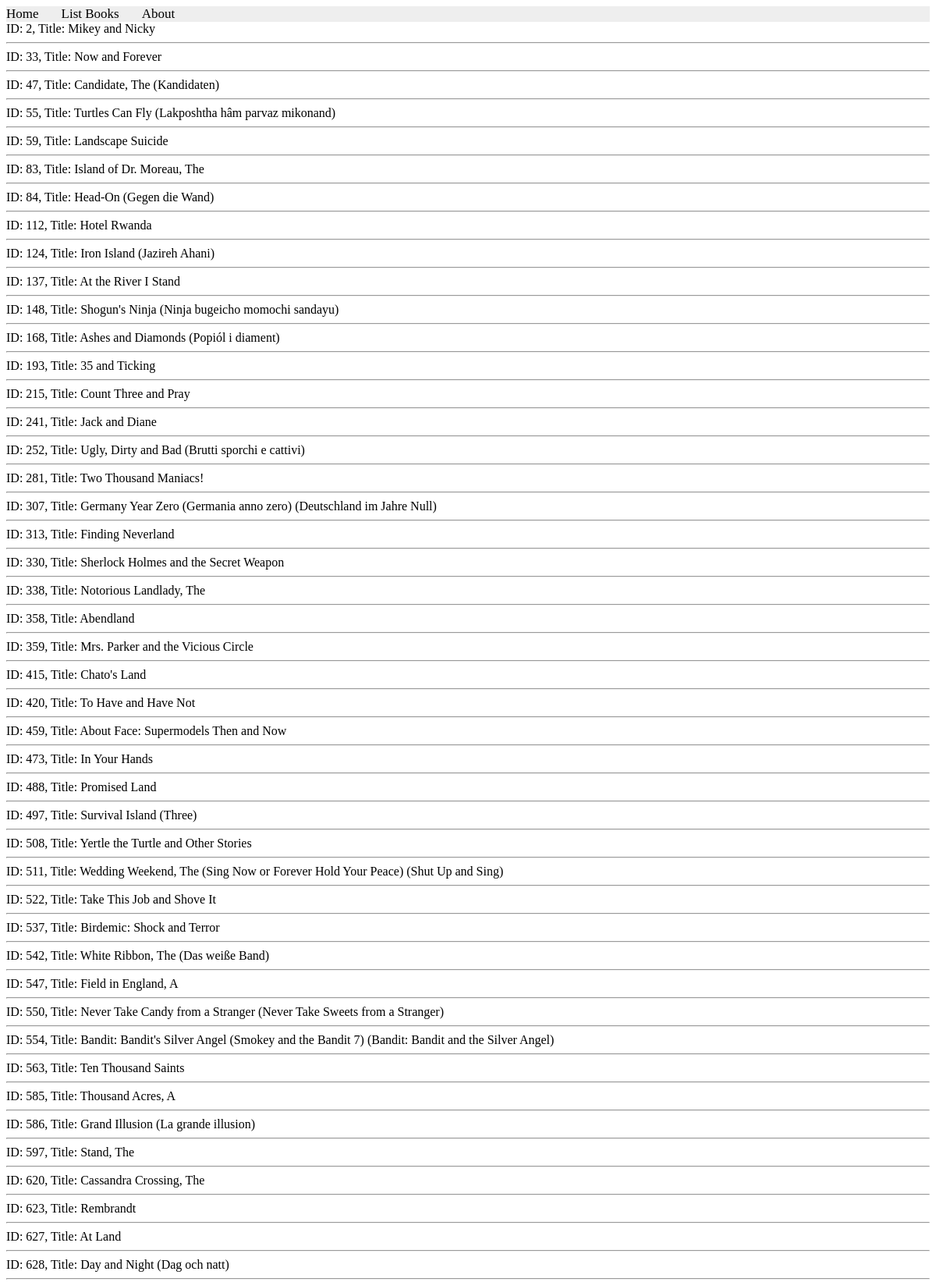
The page /books/simple/query (upper part) on the database its author committed.
### apps/bookmodule/models.py (models this page shows)
class Book(models.Model):
    title = models.CharField(max_length = 50)
    author = models.CharField(max_length = 50)
    price = models.FloatField(default = 0.0)
    edition = models.SmallIntegerField(default = 1)

### apps/bookmodule/views.py (the view)
# urls.py: path('simple/query', views.simple_query, name="books.simple_query"),
def simple_query(request):
    mybooks=Book.objects.filter(title__icontains='and')
    return render(request, 'bookmodule/bookList.html', {'books':mybooks})

### apps/templates/bookmodule/BookList.html (shortened to what this page needs)
{%extends "layouts/base.html"%}
{% load static %}
{%block content%}
{% for obj in books %}
    ID: {{obj.id}}, Title: {{obj.title}}
    <hr>
{% endfor %}
{%endblock content%}

### apps/templates/layouts/base.html (shortened to what this page needs)
<!DOCTYPE html>
<html>
{% load static %}
<head>
  <link rel="stylesheet" href="{% static 'styles.css' %}">
  <link rel="stylesheet" href="https://cdnjs.cloudflare.com/ajax/libs/font-awesome/4.7.0/css/font-awesome.min.css">
</head>
<body>
    {% include "includes/header.html" %}
    {% block content %} {% endblock content %}
</body>
</html>

### apps/templates/includes/header.html
<div class="topnav">
    <a href="{% url "books.index" %}">Home</a>
    <a href="{% url "books.list_books" %}">List Books</a>
    <a href="{% url "books.aboutus" %}">About</a>
</div>

### apps/static/styles.css (style rules this page uses)
.topnav { background-color: #eeeeee; width: 100%; }
.topnav a { color: #000000; text-align: center; margin-right: 25px; text-decoration: none; font-size: 17px; }

### rows shown on the page
Book: id "2", title "Mikey and Nicky"
Book: id "33", title "Now and Forever"
Book: id "47", title "Candidate, The (Kandidaten)"
Book: id "55", title "Turtles Can Fly (Lakposhtha hâm parvaz mikonand)"
Book: id "59", title "Landscape Suicide"
Book: id "83", title "Island of Dr. Moreau, The"
Book: id "84", title "Head-On (Gegen die Wand)"
Book: id "112", title "Hotel Rwanda"
Book: id "124", title "Iron Island (Jazireh Ahani)"
Book: id "137", title "At the River I Stand"
Book: id "148", title "Shogun's Ninja (Ninja bugeicho momochi sandayu)"
Book: id "168", title "Ashes and Diamonds (Popiól i diament)"
Book: id "193", title "35 and Ticking"
Book: id "215", title "Count Three and Pray"
Book: id "241", title "Jack and Diane"
Book: id "252", title "Ugly, Dirty and Bad (Brutti sporchi e cattivi)"
Book: id "281", title "Two Thousand Maniacs!"
Book: id "307", title "Germany Year Zero (Germania anno zero) (Deutschland im Jahre Null)"
Book: id "313", title "Finding Neverland"
Book: id "330", title "Sherlock Holmes and the Secret Weapon"
Book: id "338", title "Notorious Landlady, The"
Book: id "358", title "Abendland"
Book: id "359", title "Mrs. Parker and the Vicious Circle"
Book: id "415", title "Chato's Land"
Book: id "420", title "To Have and Have Not"
Book: id "459", title "About Face: Supermodels Then and Now"
Book: id "473", title "In Your Hands"
Book: id "488", title "Promised Land"
Book: id "497", title "Survival Island (Three)"
Book: id "508", title "Yertle the Turtle and Other Stories"
Book: id "511", title "Wedding Weekend, The (Sing Now or Forever Hold Your Peace) (Shut Up and Sing)"
Book: id "522", title "Take This Job and Shove It"
Book: id "537", title "Birdemic: Shock and Terror"
Book: id "542", title "White Ribbon, The (Das weiße Band)"
Book: id "547", title "Field in England, A"
Book: id "550", title "Never Take Candy from a Stranger (Never Take Sweets from a Stranger)"
Book: id "554", title "Bandit: Bandit's Silver Angel (Smokey and the Bandit 7) (Bandit: Bandit and the Silver Angel)"
Book: id "563", title "Ten Thousand Saints"
Book: id "585", title "Thousand Acres, A"
Book: id "586", title "Grand Illusion (La grande illusion)"
Book: id "597", title "Stand, The"
Book: id "620", title "Cassandra Crossing, The"
Book: id "623", title "Rembrandt"
Book: id "627", title "At Land"
Book: id "628", title "Day and Night (Dag och natt)"
